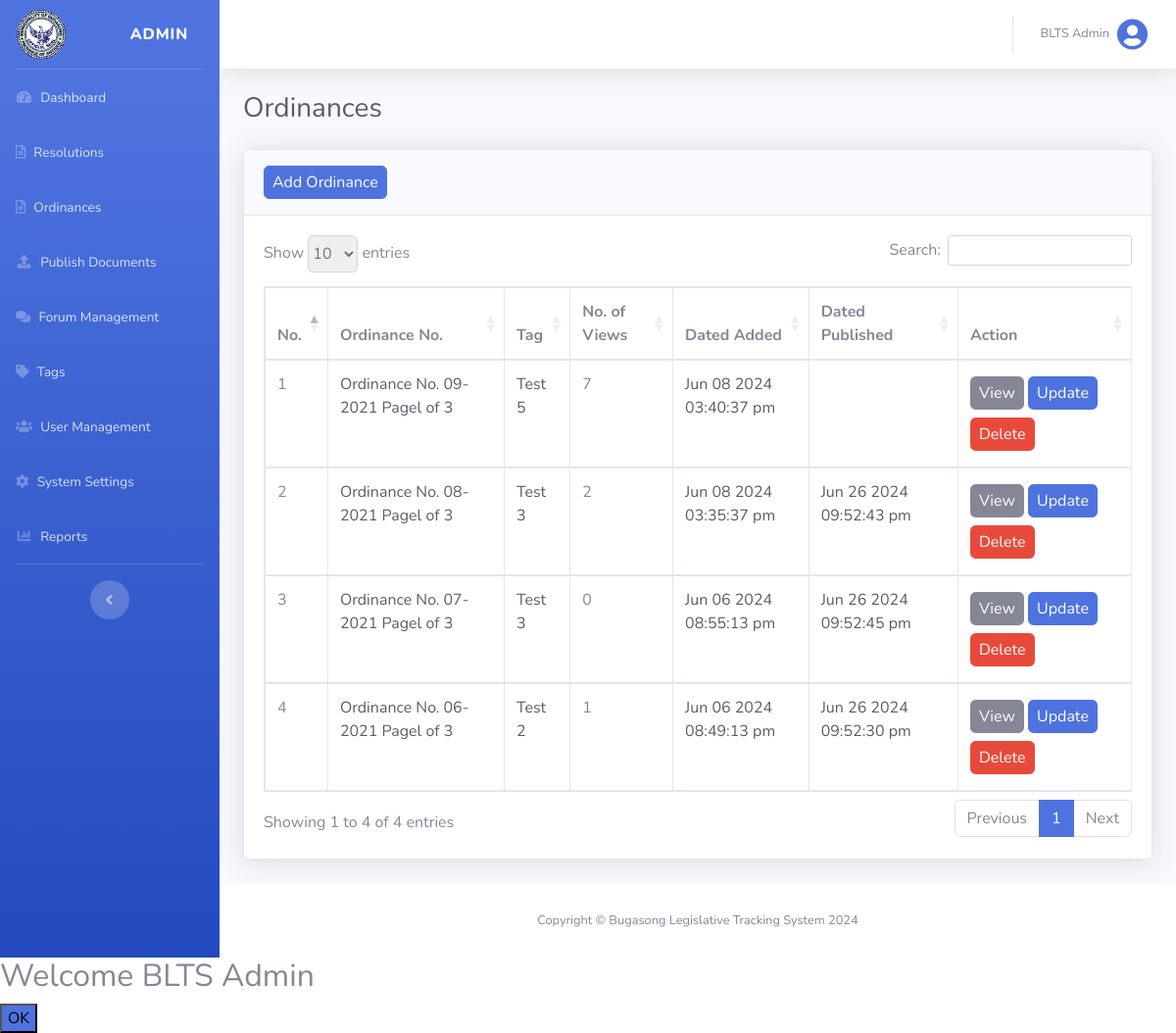
The app's page /views/admin_ordinance.php?manage (signed in) with its own data.
### tables this page shows
CREATE TABLE `users` (
  `user_id` int(255) NOT NULL,
  `name` varchar(255) NOT NULL,
  `email` varchar(255) NOT NULL,
  `username` varchar(255) NOT NULL,
  `password` varchar(255) NOT NULL,
  `status` int(255) NOT NULL DEFAULT 0,
  `user_type` varchar(255) NOT NULL DEFAULT 'citizen',
  `date_added` datetime NOT NULL DEFAULT current_timestamp()
);

CREATE TABLE `ordinances` (
  `ordinance_id` int(255) NOT NULL,
  `user_id` int(255) NOT NULL,
  `tag_id` int(255) NOT NULL,
  `title` longtext NOT NULL,
  `ordinanceNo` varchar(255) NOT NULL,
  `preamble` longtext NOT NULL,
  `enactingClause` longtext NOT NULL,
  `body` longtext NOT NULL,
  `repealingClause` longtext NOT NULL,
  `effectivityClause` longtext NOT NULL,
  `enactmentDetails` longtext NOT NULL,
  `file` varchar(255) NOT NULL,
  `date_added` datetime NOT NULL DEFAULT current_timestamp(),
  `date_publish` datetime(6) DEFAULT NULL,
  `status` int(255) NOT NULL DEFAULT 0
);

CREATE TABLE `tags` (
  `tag_id` int(255) NOT NULL,
  `tag_name` varchar(255) NOT NULL,
  `date_added` datetime NOT NULL DEFAULT current_timestamp()
);

### config/database.php (called while the page is built, shortened)
<?php
$host = "localhost";
$username = "root";
$password = "";
$database = "blts";
$conn = mysqli_connect($host, $username, $password, $database);
function find($table, $conditions)
{
    global $conn;
    $sql = "SELECT * FROM $table WHERE ";
    $params = [];
    foreach ($conditions as $column => $value) {
        $sql .= "$column = ? AND ";
        $params[] = $value;
    }
    $sql = substr($sql, 0, -4);
    $stmt = mysqli_prepare($conn, $sql);
    $types = str_repeat("s", count($params));
    $stmt->bind_param($types, ...$params);
    $stmt->execute();
    $result = $stmt->get_result();
    return $result->fetch_assoc();
}
function findAll($table, $orderBy = null, $direction = 'ASC', $limit = null)
{
    global $conn;
    $sql = "SELECT * FROM $table";
    if ($orderBy === 'RAND()') {
        $sql .= " ORDER BY RAND()";
    } elseif ($orderBy) {
        $sql .= " ORDER BY $orderBy $direction";
    }
    $result = mysqli_query($conn, $sql);
    return mysqli_fetch_all($result, MYSQLI_ASSOC);
}

### config/functions.php (called while the page is built, shortened)
<?php
function isAdmin()
{
    return isset($_SESSION['user_type']) && $_SESSION['user_type'] === 'admin';
}
function logName()
{
    $users = find('users', ['user_id' => $_SESSION['user_id']]);
    return !empty($users) ? $users['name'] : null;
}
function getAllOrdinancesDesc($limit)
{
    return findAll('ordinances', 'ordinance_id', 'DESC', $limit);
}
function getTagByID($id)
{
    return find('tags', ['tag_id' => $id]);
}
function getOrdinanceViewCount($ordinance_id)
{
    global $conn;
    $query = "
        SELECT
            o.ordinance_id,
            COUNT(dv.document_id) AS view_count
        FROM
            ordinances o
        LEFT JOIN
            document_views dv
        ON
            o.ordinance_id = dv.document_id
        WHERE
            o.ordinance_id = ?
        GROUP BY
            o.ordinance_id;
    ";
    $stmt = mysqli_prepare($conn, $query);
    mysqli_stmt_bind_param($stmt, "i", $ordinance_id);
    mysqli_stmt_execute($stmt);
    $result = mysqli_stmt_get_result($stmt);
    $row = mysqli_fetch_assoc($result);
    if ($row) {
        return $row['view_count'];
    } else {
        return 0;
    }
}

### views/admin_ordinance.php (the view, shortened to what this page needs)
<?php
@include('header.php');
?>
<div id="content-wrapper" class="d-flex flex-column">
    <div id="content">
        <?php @include('top_navbar.php'); ?>
        <?php if (isAdmin()) : ?>
            <div class="container-fluid">
                <div class="d-sm-flex align-items-center justify-content-between mb-4">
                    <h1 class="h3 mb-0 text-gray-800">Ordinances</h1>
                </div>
                <div class="card shadow mb-4">
                    <div class="card-header py-3">
                        <?php if (isset($_GET['manage'])) : ?>
                            <a href="admin_add_ordinance.php" class="btn btn-primary px-2 py-1">Add Ordinance</a>
                        <?php endif; ?>
                    </div>
                    <div class="card-body">
                        <div class="table-responsive">
                            <table class="table table-bordered" id="dataTable1" width="100%" cellspacing="0">
                                <thead>
                                    <tr>
                                        <th>No.</th>
                                        <th>Ordinance No.</th>
                                        <th>Tag</th>
                                        <th>No. of Views</th>
                                        <th>Dated Added</th>
                                        <th>Dated Published</th>
                                        <th style="width: 20%;"><?php if (isset($_GET['publish'])) : ?>Status<?php endif; ?><?php if (isset($_GET['manage'])) : ?>Action<?php endif; ?></th>
                                    </tr>
                                </thead>
                                <tbody>
                                    <?php $count = 1; ?>
                                    <?php foreach (getAllOrdinancesDesc(null) as $ordinance) :  ?>
                                        <tr>
                                            <td><?php echo $count++; ?></td>
                                            <td class="text-gray-800"><?php echo $ordinance['ordinanceNo']; ?></td>
                                            <td class="text-gray-800"><?php echo isset(getTagByID($ordinance['tag_id'])['tag_name']) ? getTagByID($ordinance['tag_id'])['tag_name'] : ''; ?></td>
                                            <td>
                                                <?php echo getOrdinanceViewCount($ordinance['ordinance_id']); ?>
                                            </td>
                                            <td class="text-gray-800"><?php echo date('M d Y h:i:s a', strtotime($ordinance['date_added'])); ?></td>
                                            <td class="text-gray-800">
                                                <?php echo ($ordinance['status'] == 1) ? date('M d Y h:i:s a', strtotime($ordinance['date_publish'])) : ''; ?>
                                            </td>
                                            <td>
                                                <?php if (isset($_GET['manage'])) : ?>
                                                    <a href="view_ordinance.php?ordinance_id=<?php echo $ordinance['ordinance_id']; ?>" class="btn btn-secondary px-2 py-1 my-1">View</a>
                                                    <a href="admin_update_ordinance.php?ordinance_id=<?php echo $ordinance['ordinance_id']; ?>" class="btn btn-primary px-2 py-1 my-1">Update</a>
                                                    <a href="../actions/admin_delete.php?delete_ordinance=delete&ordinance_id=<?php echo $ordinance['ordinance_id']; ?>" class="btn btn-danger px-2 py-1 my-1 delete">Delete</a>
                                                <?php endif; ?>
                                            </td>
                                        </tr>
                                    <?php endforeach; ?>
                                </tbody>
                            </table>
                        </div>
                    </div>
                </div>
            </div>
        <?php else : redirect('dashboard', ''); ?>
        <?php endif; ?>
    </div>
    <footer class="sticky-footer bg-white">
        <div class="container my-auto">
            <div class="copyright text-center my-auto">
                <span>Copyright &copy; Bugasong Legislative Tracking System 2024</span>
            </div>
        </div>
    </footer>
</div>
<?php
@include('footer.php');
?>

### views/top_navbar.php (shortened to what this page needs)
<nav class="navbar navbar-expand navbar-light bg-white topbar mb-4 shadow">
    <ul class="navbar-nav ml-auto">
        <li class="nav-item dropdown no-arrow">
            <a class="nav-link dropdown-toggle" href="#" id="userDropdown" role="button" data-toggle="dropdown" aria-haspopup="true" aria-expanded="false">
                <span class="mr-2 d-none d-lg-inline text-gray-600 small"><?php echo logName(); ?></span>
                <i class="img-profile rounded-circle fas fa-user-circle fa-2x text-primary"></i>
            </a>
        </li>
    </ul>
</nav>

### css/datatable.css (style rules this page uses)
table.dataTable thead>tr>th.sorting,table.dataTable thead>tr>th.sorting_asc,table.dataTable thead>tr>th.sorting_desc,table.dataTable thead>tr>th.sorting_asc_disabled,table.dataTable thead>tr>th.sorting_desc_disabled,table.dataTable thead>tr>td.sorting,table.dataTable thead>tr>td.sorting_asc,table.dataTable thead>tr>td.sorting_desc,table.dataTable thead>tr>td.sorting_asc_disabled,table.dataTable thead>tr>td.sorting_desc_disabled { cursor:pointer;position:relative;padding-right:26px }
table.dataTable thead>tr>th.sorting:before,table.dataTable thead>tr>th.sorting:after,table.dataTable thead>tr>th.sorting_asc:before,table.dataTable thead>tr>th.sorting_asc:after,table.dataTable thead>tr>th.sorting_desc:before,table.dataTable thead>tr>th.sorting_desc:after,table.dataTable thead>tr>th.sorting_asc_disabled:before,table.dataTable thead>tr>th.sorting_asc_disabled:after,table.dataTable thead>tr>th.sorting_desc_disabled:before,table.dataTable thead>tr>th.sorting_desc_disabled:after,table.dataTable thead>tr>td.sorting:before,table.dataTable thead>tr>td.sorting:after,table.dataTable thead>tr>td.sorting_asc:before,table.dataTable thead>tr>td.sorting_asc:after,table.dataTable thead>tr>td.sorting_desc:before,table.dataTable thead>tr>td.sorting_desc:after,table.dataTable thead>tr>td.sorting_asc_disabled:before,table.dataTable thead>tr>td.sorting_asc_disabled:after,table.dataTable thead>tr>td.sorting_desc_disabled:before,table.dataTable thead>tr>td.sorting_desc_disabled:after { position:absolute;display:block;opacity:.125;right:10px;line-height:9px;font-size:.9em }
table.dataTable thead>tr>th.sorting:before,table.dataTable thead>tr>th.sorting_asc:before,table.dataTable thead>tr>th.sorting_desc:before,table.dataTable thead>tr>th.sorting_asc_disabled:before,table.dataTable thead>tr>th.sorting_desc_disabled:before,table.dataTable thead>tr>td.sorting:before,table.dataTable thead>tr>td.sorting_asc:before,table.dataTable thead>tr>td.sorting_desc:before,table.dataTable thead>tr>td.sorting_asc_disabled:before,table.dataTable thead>tr>td.sorting_desc_disabled:before { bottom:50%; content:"▴" }
table.dataTable thead>tr>th.sorting:after,table.dataTable thead>tr>th.sorting_asc:after,table.dataTable thead>tr>th.sorting_desc:after,table.dataTable thead>tr>th.sorting_asc_disabled:after,table.dataTable thead>tr>th.sorting_desc_disabled:after,table.dataTable thead>tr>td.sorting:after,table.dataTable thead>tr>td.sorting_asc:after,table.dataTable thead>tr>td.sorting_desc:after,table.dataTable thead>tr>td.sorting_asc_disabled:after,table.dataTable thead>tr>td.sorting_desc_disabled:after { top:50%;content:"▾" }
table.dataTable thead>tr>th.sorting_asc:before,table.dataTable thead>tr>th.sorting_desc:after,table.dataTable thead>tr>td.sorting_asc:before,table.dataTable thead>tr>td.sorting_desc:after { opacity:.6 }
table.dataTable thead th,table.dataTable thead td,table.dataTable tfoot th,table.dataTable tfoot td { text-align:left }
table.dataTable { clear:both;margin-top:6px !important;margin-bottom:6px !important;max-width:none !important;border-collapse:separate !important;border-spacing:0 }
table.dataTable td,table.dataTable th { -webkit-box-sizing:content-box;box-sizing:content-box }
table.dataTable>tbody>tr { background-color:transparent }
table.table-bordered.dataTable { border-right-width:0 }
table.table-bordered.dataTable thead tr:first-child th,table.table-bordered.dataTable thead tr:first-child td { border-top-width:1px }
table.table-bordered.dataTable th,table.table-bordered.dataTable td { border-left-width:0 }
table.table-bordered.dataTable th:first-child,table.table-bordered.dataTable th:first-child,table.table-bordered.dataTable td:first-child,table.table-bordered.dataTable td:first-child { border-left-width:1px }
table.table-bordered.dataTable th:last-child,table.table-bordered.dataTable th:last-child,table.table-bordered.dataTable td:last-child,table.table-bordered.dataTable td:last-child { border-right-width:1px }
table.table-bordered.dataTable th,table.table-bordered.dataTable td { border-bottom-width:1px }

### css/styles.css (style rules this page uses)
#page-top { visibility: hidden; }

### records on screen
users: name "BLTS Admin"
ordinances: ordinanceNo "Ordinance No. 09- 2021 Pagel of 3", tag.tag_name "Test 5", ordinance_id "7", date_added "Jun 08 2024 03:40:37 pm"
ordinances: ordinanceNo "Ordinance No. 08- 2021 Pagel of 3", tag.tag_name "Test 3", ordinance_id "2", date_added "Jun 08 2024 03:35:37 pm", date_publish "Jun 26 2024 09:52:43 pm"
ordinances: ordinanceNo "Ordinance No. 07- 2021 Pagel of 3", tag.tag_name "Test 3", ordinance_id "0", date_added "Jun 06 2024 08:55:13 pm", date_publish "Jun 26 2024 09:52:45 pm"
ordinances: ordinanceNo "Ordinance No. 06- 2021 Pagel of 3", tag.tag_name "Test 2", ordinance_id "1", date_added "Jun 06 2024 08:49:13 pm", date_publish "Jun 26 2024 09:52:30 pm"

### other values on screen
logUsertype() "ADMIN"
